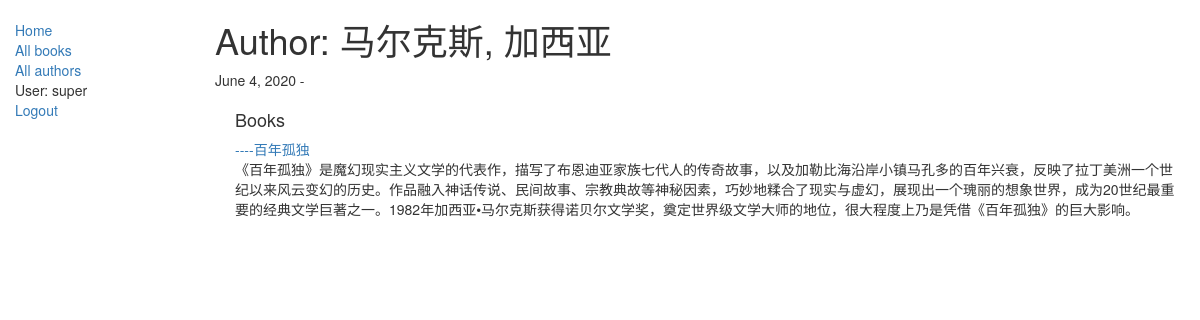
/polls/author/1 (signed in), run on the app's committed database.
### polls/models.py (models this page shows, shortened)
class Author(models.Model):
    first_name = models.CharField(max_length=100)
    last_name = models.CharField(max_length=100)
    date_of_birth = models.DateField(null=True, blank=True)
    date_of_death = models.DateField('Died', null=True, blank=True)
    def __str__(self):
        return '%s, %s' % (self.last_name, self.first_name)

class Book(models.Model):
    title = models.CharField(max_length=200)
    author = models.ForeignKey('Author', on_delete=models.SET_NULL, null=True)
    summary = models.TextField(max_length=1000, help_text="Enter a brief description of the book")
    isbn = models.CharField('ISBN',max_length=13, help_text='13 Character ISBN number</a>')
    count = models.IntegerField()
    price = models.IntegerField()
    genre = models.CharField(max_length=200, help_text="Enter a book genre (e.g. Science Fiction, French Poetry etc.)")
    '''
    def display_genre(self):
        """
        Creates a string for the Genre. This is required to display genre in Admin.
        """
        return ', '.join([ genre.name for genre in self.genre.all()[:3] ])
    '''
    def get_absolute_url(self):
        return reverse('book-detail', args=[str(self.id)])

### polls/views.py (the view)
# urls.py: path('author/<int:pk>', views.AuthorDetailView.as_view(), name='author-detail'),
class AuthorDetailView(LoginRequiredMixin,generic.DetailView):
    model = Author

### polls/templates/polls/author_detail.html
{% extends "base_generic.html" %}
{% block content %}
<h1>Author: {{ author }} </h1>
<p>{{author.date_of_birth}} - {% if author.date_of_death %}{{author.date_of_death}}{% endif %}</p>
<div style="margin-left:20px;margin-top:20px">
<h4>Books</h4>
<dl>
{% for book in author.book_set.all %}
  <dd><a href="{{ book.get_absolute_url }}">----{{book.title}}</a></dd>
  <dd>{{book.summary}}</dd>
{% endfor %}
</dl>
</div>
{% endblock %}

### polls/templates/base_generic.html (shortened to what this page needs)
<!DOCTYPE html>
<html lang="utf-8">
<head>
  <link rel="stylesheet" href="https://maxcdn.bootstrapcdn.com/bootstrap/3.3.7/css/bootstrap.min.css">
  {% load static %}
  <link rel="stylesheet" href="{% static 'css/styles.css' %}">
</head>
<body>
  <div class="container-fluid">
    <div class="row">
      <div class="col-sm-2">
      {% block sidebar %}
      <ul class="sidebar-nav">
          <li><a href="{% url 'index' %}">Home</a></li>
          <li><a href="{% url 'books' %}">All books</a></li>
          <li><a href="{% url 'authors' %}">All authors</a></li>
         {% if user.is_authenticated %}
           <li>User: {{ user.get_username }}</li>
           <li><a href="{% url 'logout'%}?next={{request.path}}">Logout</a></li>
         {% else %}
           <li><a href="{% url 'login'%}?next={{request.path}}">Login</a></li>
         {% endif %}
      </ul>
     {% endblock %}
      </div>
      <div class="col-sm-10 ">
      {% block content %}{% endblock %}
      </div>
    </div>
  </div>
</body>
</html>

### polls/static/css/styles.css (style rules this page uses)
.sidebar-nav { margin-top: 20px; padding: 0; list-style: none; }

### data on the page
Author: last_name+first_name "马尔克斯, 加西亚", date_of_birth "June 4, 2020"
Book: title "百年孤独", summary "《百年孤独》是魔幻现实主义文学的代表作，描写了布恩迪亚家族七代人的传奇故事，以及加勒比海沿岸小镇马孔多的百年兴衰，反映了拉丁美洲一个世纪以来风云变幻的历史。作品融入神话传说、民间故事、宗教典故等神秘因素，巧妙地糅合了现实与虚幻，展现出一个瑰丽的想象世界，成为20世纪最重要的经典文学巨著之一。1982年加西亚•马尔克斯获得诺贝尔文学奖，奠定世界级文学大师的地位，很大程度上乃是凭借《百年孤独》的巨大影响。"

### other printed values
{{ user.get_username }} "super"
